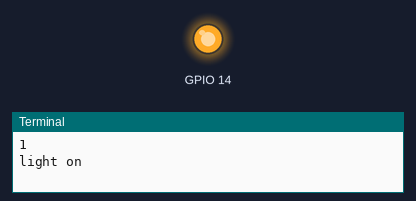
Simulated run of this program. Board: Raspberry Pi (BCM pin numbers). Parts: output pins drawn as LEDs (lit = HIGH), the last lines printed to the terminal. At 40.0 s the program stops and its outputs stay as they are.

Above: at 1.0 s.
At 3.0 s:
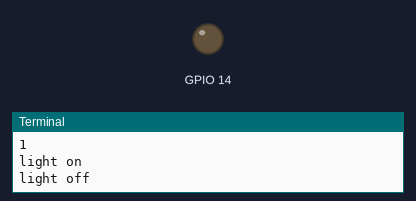
Timing chart, 0 to 5.2 s (numbered marks = the images above):
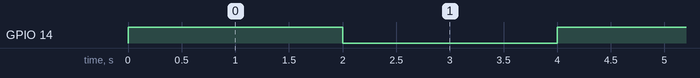

Measured:
- by itself, GPIO 14: alternates HIGH for 2.0 s and LOW for 2.0 s, 20 changes in all, then stays LOW

The program:

led_blink_loops.py
```python
'''
Use for loop to blink led 10 times
Use while loop to have counter
	- If the counter reaches ten then it should stop
'''

import time

import RPi.GPIO as GPIO
GPIO.setmode(GPIO.BCM)
GPIO.setup(14,GPIO.OUT)
switch = 0

while switch < 2:
	switch = switch+1
	print(switch)
	light = [1,2,3,4,5]
	for test in light:
		GPIO.output(14,True)
		print "light on"
		time.sleep(2)
		GPIO.output(14,False)
		print "light off"
		time.sleep(2)

'''
Put positive wire in output
Put negative wire in ground(GND)
'''
```
